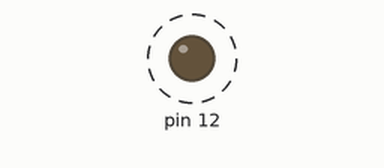
Bench run of a sketch on a simulated Arduino Uno, built with avr-gcc and run on an emulated ATmega328P. Shown: output pins drawn as LEDs (lit = HIGH). Dashed ring = blinking.

Above: at 0.6 s.
Timing chart, 0 to 3.0 s (numbered marks = the images above):
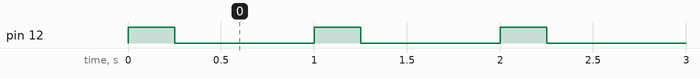

Measured:
- by itself, pin 12: alternates HIGH for 0.25 s and LOW for 0.75 s

The sketch:

task1_flash_LED.ino
```cpp
/*******************  Prototypes for Part 1 functions  ********************/
void task1();                                         // flash an external LED

void setup() {
  // Initialize external LED
  pinMode(12, OUTPUT);
}

void loop() {
  task1();
}

void task1() {
  if (millis() % 1000 < 250) {
    digitalWrite(12, HIGH);
  } else {
    digitalWrite(12, LOW);
  }
}
```
